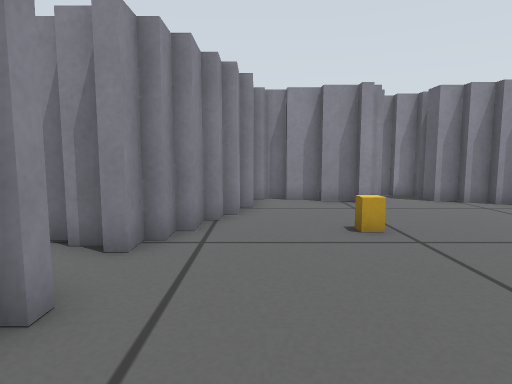
View 1 (above)

21 first-person views from a walk through a Gazebo world. The camera is 0.39 m above the floor, tilts 6° down and sees 75° across. The floor is counted in squares, 0.25 m on a side. Each view is taken from the middle of a square. On the plan, view 1 faces up. The plan holds only what a view shows up to about 16 squares ahead; the rest is blank. The place goes on beyond the plan.

View 2
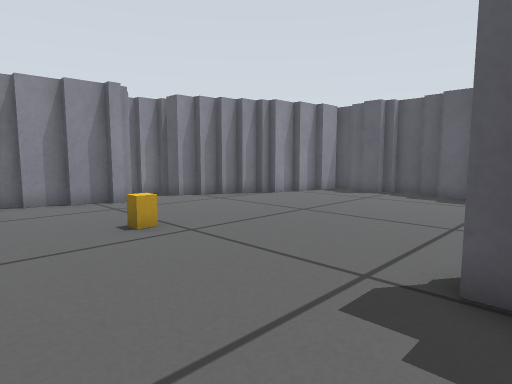

View 3
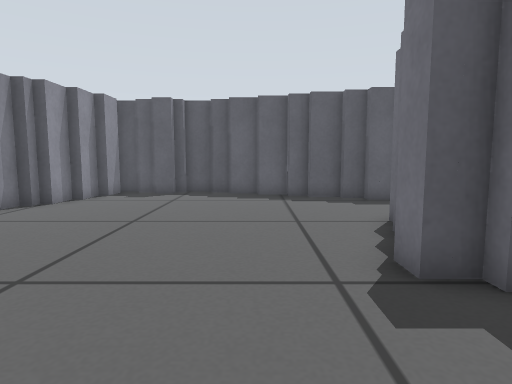

View 4
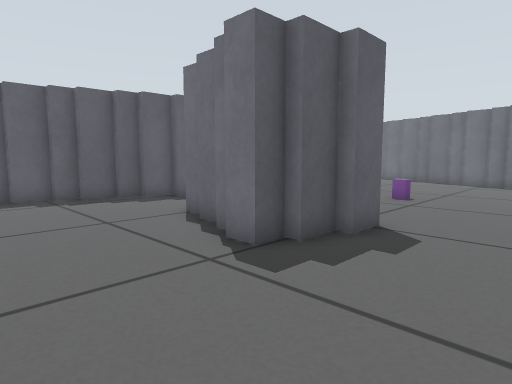

View 5
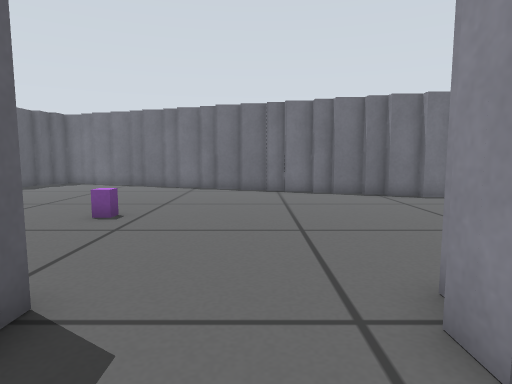

View 6
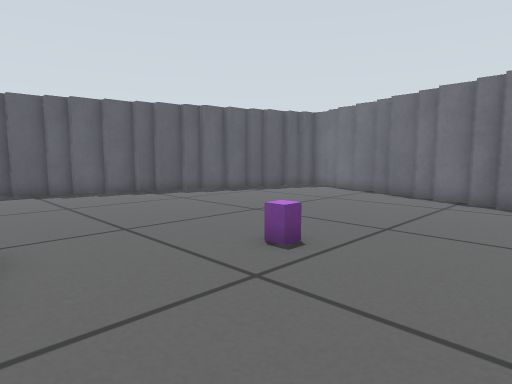

View 7
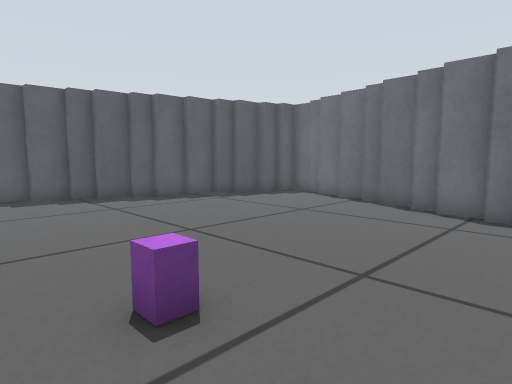

View 8
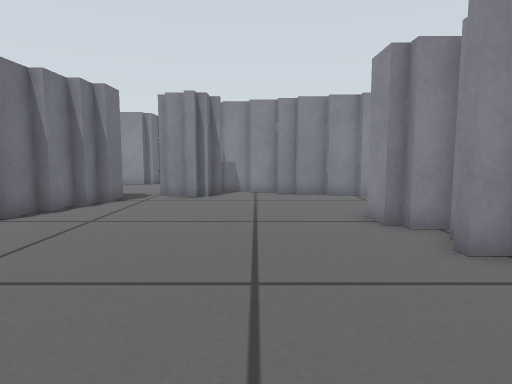

View 9
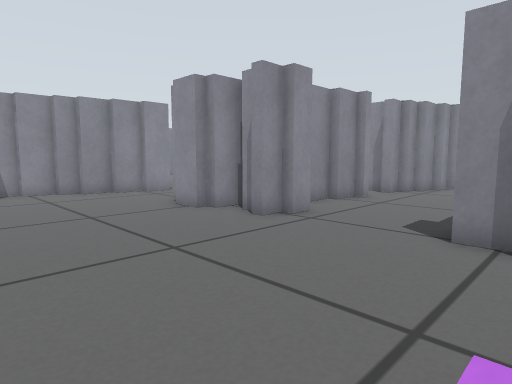

View 10
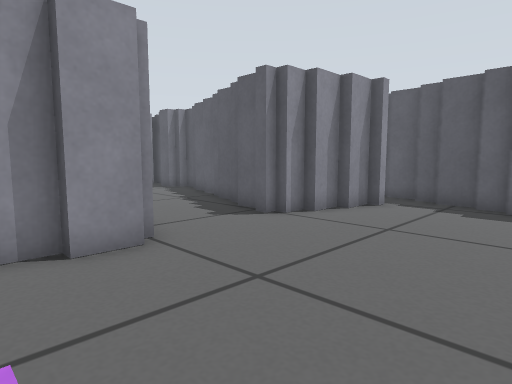

View 11
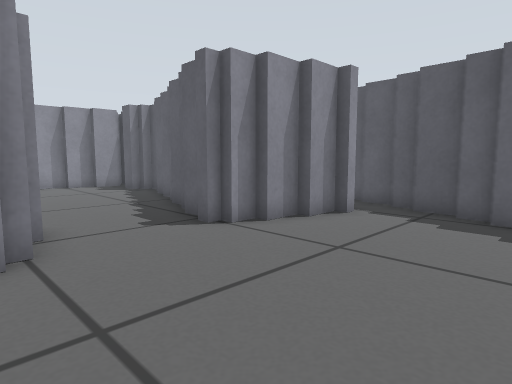

View 12
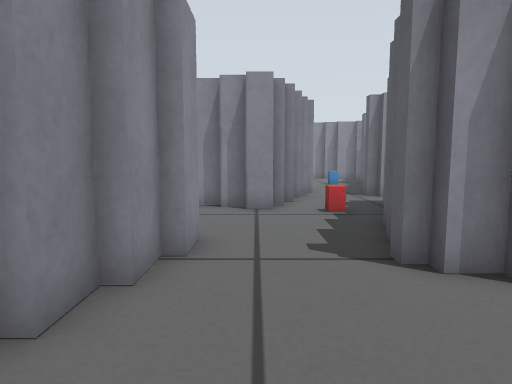

View 13
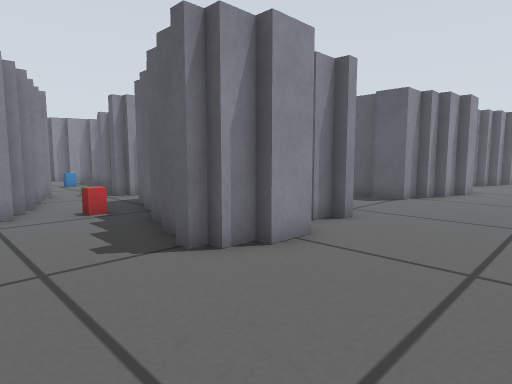

View 14
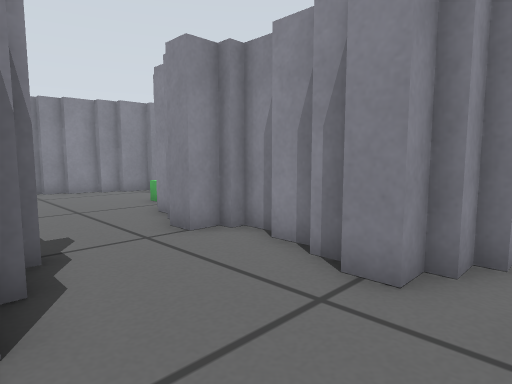

View 15
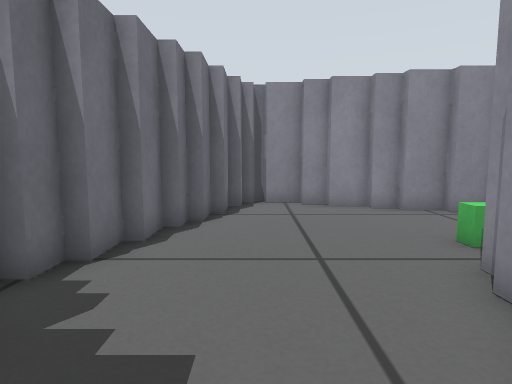

View 16
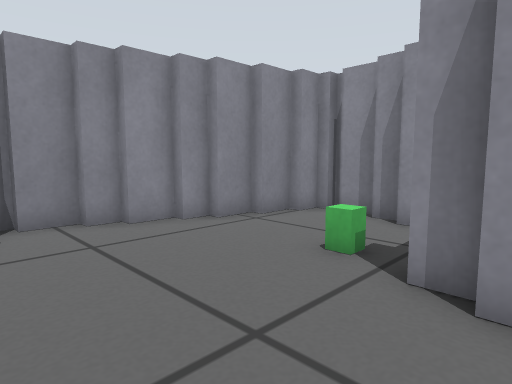

View 17
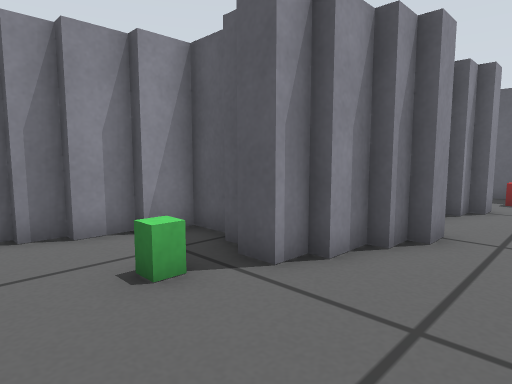

View 18
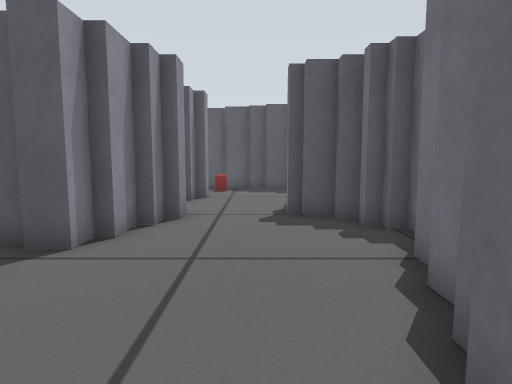

View 19
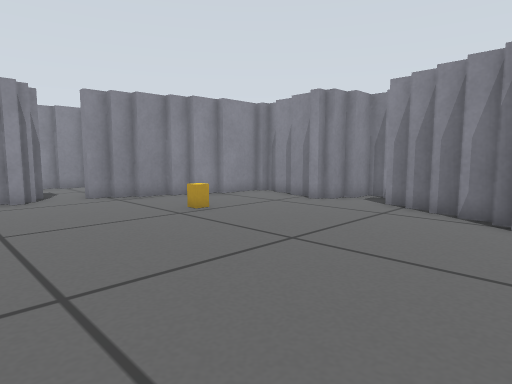

View 20
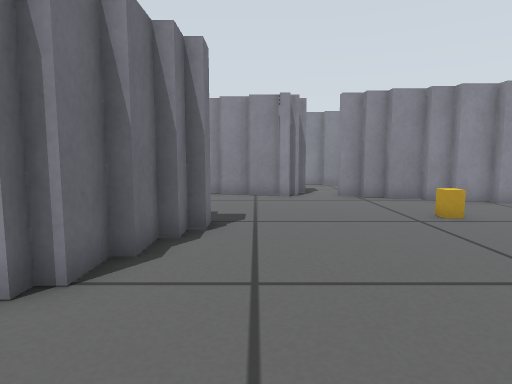

View 21
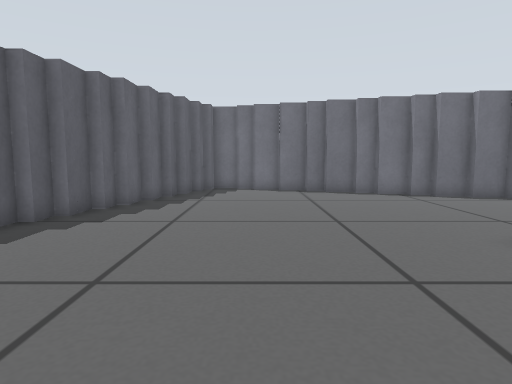

### Floor plan
Key: @ floor where view 1 was taken; # wall or solid block; . floor; = window, fence, low wall or low ledge; B book; P purple box; R red box; G green box.
Columns run from 23 left of view 1 to 16 right of it. Each row starts with its distance up from view 1.
 13                         #  ####
 12                        #####.##
 11                        #......####
 10                       ##.........##
  9   ###                 ##..........####
  8   #.###               #..............#
  7  ##...##             ##..BB..........#
  6  #.....#            ##...............#
  5 ##...G.#            ##...............#
  4 # .....#########    #...............##
  3 #........##..###R=####..............#
  2 #...............R=### ..............#
  1 #................## #.....##.......##
  0 ####......##.....#  #..@..#####....#
 -1    ### ..##  #...#####...###  # ..##
 -2      #####  ##...#####...###  ##..##
 -3             # ...###.......####...###
 -4             #.......................####
 -5            ##..........................#
 -6            #...........................#
 -7            ##..............P..........##
 -8            ###.............P..........##
 -9              #........................#
-10              #.......................##
-11              ## .....................#
-12               ####...................#
-13                  ####...............##
-14                     ###.............#
-15                       ####.........##
-16                          ###.......#
-17                            #### ...#
-18                               ######

Positions as (right, up) in squares from view 1, and headings:
1: (0, 0), facing up
2: (-1, 0), facing up-right
3: (-1, 3), facing right
4: (-1, 5), facing down-right
5: (0, 1), facing down
6: (0, -3), facing down-right
7: (1, -6), facing down-right
8: (3, -6), facing left
9: (4, -9), facing up-left
10: (4, -9), facing up-right
11: (6, -9), facing up-right
12: (-9, -7), facing up
13: (-10, -7), facing up-right
14: (-7, -1), facing up-left
15: (-12, 1), facing left
16: (-15, 0), facing up-left
17: (-20, 1), facing up-right
18: (-22, 1), facing right
19: (11, 1), facing up-left
20: (11, 2), facing left
21: (9, -2), facing down
